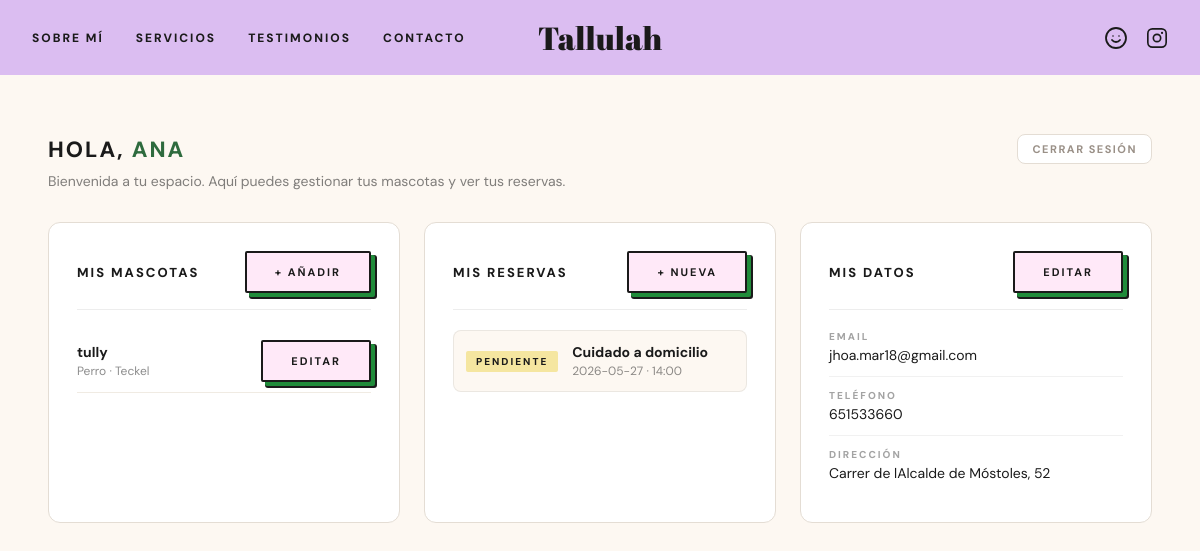
/pages/dashboard.php (signed in), run on the app's committed database.
### tables this page shows
CREATE TABLE clientes (
    cli_id        INTEGER PRIMARY KEY AUTOINCREMENT,
    usu_id        INTEGER NOT NULL UNIQUE,
    cli_nombre    TEXT    NOT NULL,
    cli_apellidos TEXT    NOT NULL,
    cli_telefono  TEXT,
    cli_direccion TEXT,
    cli_lat       REAL,
    cli_lng       REAL,
    FOREIGN KEY (usu_id) REFERENCES usuarios(usu_id)
);

CREATE TABLE mascotas (
    mas_id      INTEGER PRIMARY KEY AUTOINCREMENT,
    cli_id      INTEGER NOT NULL,
    mas_nombre  TEXT    NOT NULL,
    mas_especie TEXT    NOT NULL DEFAULT 'perro',
    mas_raza    TEXT,
    mas_edad    INTEGER,
    mas_notas   TEXT,
    FOREIGN KEY (cli_id) REFERENCES clientes(cli_id)
);

CREATE TABLE reservas (
    res_id      INTEGER PRIMARY KEY AUTOINCREMENT,
    cli_id      INTEGER NOT NULL,
    mas_id      INTEGER NOT NULL,
    ser_id      INTEGER NOT NULL,
    res_fecha   TEXT    NOT NULL,
    res_hora    TEXT    NOT NULL,
    res_estado  TEXT    NOT NULL DEFAULT 'pendiente',
    res_notas   TEXT,
    res_creado  TEXT    NOT NULL DEFAULT (datetime('now')),
    FOREIGN KEY (cli_id) REFERENCES clientes(cli_id),
    FOREIGN KEY (mas_id) REFERENCES mascotas(mas_id),
    FOREIGN KEY (ser_id) REFERENCES servicios(ser_id)
);

CREATE TABLE servicios (
    ser_id          INTEGER PRIMARY KEY AUTOINCREMENT,
    ser_nombre      TEXT    NOT NULL,
    ser_descripcion TEXT,
    ser_duracion    INTEGER NOT NULL DEFAULT 60,
    ser_activo      INTEGER NOT NULL DEFAULT 1
);

CREATE TABLE usuarios (
    usu_id       INTEGER PRIMARY KEY AUTOINCREMENT,
    usu_email    TEXT    NOT NULL UNIQUE,
    usu_password TEXT    NOT NULL,
    usu_rol      TEXT    NOT NULL DEFAULT 'cliente',
    usu_creado   TEXT    NOT NULL DEFAULT (datetime('now'))
);

### pages/dashboard.php (the view, shortened to what this page needs)
<?php
$css_pagina     = 'dashboard.css';
include('../includes/header.php');
require_once('../database/database.php');
$stmt = $db->prepare('SELECT c.*, u.usu_email
                      FROM clientes c
                      JOIN usuarios u ON c.usu_id = u.usu_id
                      WHERE c.usu_id = :usu_id');
$stmt->bindValue(':usu_id', $_SESSION['usu_id'], SQLITE3_INTEGER);
$cliente = $stmt->execute()->fetchArray(SQLITE3_ASSOC);
$stmt = $db->prepare('SELECT * FROM mascotas WHERE cli_id = :cli_id ORDER BY mas_nombre');
$stmt->bindValue(':cli_id', $cliente['cli_id'], SQLITE3_INTEGER);
$res_mas  = $stmt->execute();
$mascotas = [];
while ($m = $res_mas->fetchArray(SQLITE3_ASSOC)) {
    $mascotas[] = $m;
}
$stmt = $db->prepare('SELECT r.*, s.ser_nombre
                      FROM reservas r
                      JOIN servicios s ON r.ser_id = s.ser_id
                      WHERE r.cli_id = :cli_id
                      ORDER BY r.res_fecha DESC');
$stmt->bindValue(':cli_id', $cliente['cli_id'], SQLITE3_INTEGER);
$res_rsv  = $stmt->execute();
$reservas = [];
while ($r = $res_rsv->fetchArray(SQLITE3_ASSOC)) {
    $reservas[] = $r;
}
?>
<main class="dashboard-main">
    <div class="dashboard-hero">
        <div class="dashboard-hero-inner">
            <h1>Hola, <em><?= htmlspecialchars($cliente['cli_nombre']) ?></em></h1>
            <p>Bienvenida a tu espacio. Aquí puedes gestionar tus mascotas y ver tus reservas.</p>
        </div>
        <a href="/tallulah/pages/logout.php" class="dash-logout-btn">Cerrar sesión</a>
    </div>
    <div class="dashboard-grid">
        <section class="dash-card">
            <div class="dash-card-header">
                <h2>Mis mascotas</h2>
                <a href="/tallulah/pages/mascota-nueva.php" class="btn-hg">+ Añadir</a>
            </div>
            <?php if (empty($mascotas)): ?>
                <p class="dash-empty">Todavía no tienes mascotas registradas.</p>
            <?php else: ?>
                <div class="mascotas-list">
                    <?php foreach ($mascotas as $m): ?>
                        <div class="mascota-item">
                            <div class="mascota-info">
                                <strong><?= htmlspecialchars($m['mas_nombre']) ?></strong>
                                <span><?= htmlspecialchars($m['mas_especie']) ?>
                                    <?= $m['mas_raza'] ? '· ' . htmlspecialchars($m['mas_raza']) : '' ?>
                                </span>
                            </div>
                            <button class="btn-hg btn-editar-mascota"
                                    onclick="toggleEditMascota(<?= $m['mas_id'] ?>)">
                                Editar
                            </button>
                        </div>
                    <?php endforeach; ?>
                </div>
            <?php endif; ?>
        </section>
        <section class="dash-card">
            <div class="dash-card-header">
                <h2>Mis reservas</h2>
                <a href="/tallulah/pages/reservar.php" class="btn-hg">+ Nueva</a>
            </div>
            <?php if (empty($reservas)): ?>
                <p class="dash-empty">Todavía no tienes reservas.</p>
            <?php else: ?>
                <div class="reservas-list">
                    <?php foreach ($reservas as $r): ?>
                        <div class="reserva-item">
                            <div class="reserva-estado estado-<?= $r['res_estado'] ?>">
                                <?= htmlspecialchars($r['res_estado']) ?>
                            </div>
                            <div class="reserva-info">
                                <strong><?= htmlspecialchars($r['ser_nombre']) ?></strong>
                                <span><?= htmlspecialchars($r['res_fecha']) ?> · <?= htmlspecialchars($r['res_hora']) ?></span>
                            </div>
                        </div>
                    <?php endforeach; ?>
                </div>
            <?php endif; ?>
        </section>
        <section class="dash-card">
            <div class="dash-card-header">
                <h2>Mis datos</h2>
                <a href="/tallulah/pages/perfil.php" class="btn-hg">Editar</a>
            </div>
            <div class="datos-list">
                <div class="dato-item">
                    <span class="dato-label">Email</span>
                    <span><?= htmlspecialchars($cliente['usu_email']) ?></span>
                </div>
                <div class="dato-item">
                    <span class="dato-label">Teléfono</span>
                    <span><?= $cliente['cli_telefono'] ? htmlspecialchars($cliente['cli_telefono']) : '—' ?></span>
                </div>
                <div class="dato-item">
                    <span class="dato-label">Dirección</span>
                    <span><?= $cliente['cli_direccion'] ? htmlspecialchars($cliente['cli_direccion']) : '—' ?></span>
                </div>
            </div>
        </section>
    </div>
</main>

### includes/header.php (shortened to what this page needs)
<!DOCTYPE html>
<html lang="es">
<head>
    <link rel="stylesheet" href="/tallulah/css/style.css">
    <?php if (isset($css_pagina)): ?>
        <link rel="stylesheet" href="/tallulah/css/<?= htmlspecialchars($css_pagina) ?>">
    <?php endif; ?>
</head>
<body>
<nav>
    <ul class="nav-links">
        <li><a href="/tallulah/index.php#sobre-mi">Sobre mí</a></li>
        <li>
            <a href="/tallulah/index.php#servicios">Servicios</a>
        </li>
        <li><a href="/tallulah/index.php#testimonios">Testimonios</a></li>
        <li><a href="/tallulah/pages/contacto.php">Contacto</a></li>
    </ul>
    <a href="/tallulah/index.php" class="nav-logo">Tallulah</a>
    <div class="nav-right">
        <div class="lang-selector">
            <button class="lang-btn" title="Idioma">
            </button>
        </div>
        <div class="nav-icon-wrap">
            <a href="https://instagram.com" target="_blank" title="Instagram">
                <svg width="22" height="22" viewBox="0 0 24 24" fill="none" stroke="currentColor" stroke-width="1.8" stroke-linecap="round" stroke-linejoin="round">
                    <rect x="2" y="2" width="20" height="20" rx="5"/>
                    <circle cx="12" cy="12" r="4"/>
                    <circle cx="17.5" cy="6.5" r="1.2" fill="currentColor" stroke="none"/>
                </svg>
            </a>
        </div>
    </div>
</nav>

### css/style.css (style rules this page uses)
*, *::before, *::after { margin: 0; padding: 0; box-sizing: border-box; }
html { scroll-behavior: smooth; }
body { background: #FDF8F2; color: #1A1A1A; font-family: 'DM Sans', sans-serif; cursor: none; overflow-x: hidden; }
a { text-decoration: none; color: inherit; }
ul { list-style: none; }
nav { position: sticky; top: 0; z-index: 200; background: #dbbdf1; padding: 0 32px; height: 75px; display: flex; align-items: center; justify-content: space-between; }
.nav-links { display: flex; align-items: center; gap: 32px; }
.nav-links > li { position: relative; }
.nav-links > li > a { color: #1A1A1A; font-size: 12px; font-weight: 800; letter-spacing: 2px; text-transform: uppercase; display: block; padding: 4px 0; transition: color .2s; }
.nav-logo { font-family: 'Abril Fatface', serif; font-size: 32px; color: #1A1A1A; position: absolute; left: 50%; transform: translateX(-50%); transition: color .2s; }
.nav-right { display: flex; align-items: center; gap: 16px; }
.nav-icon-wrap { position: relative; display: flex; align-items: center; }
.nav-icon-wrap a { color: #1A1A1A; display: flex; align-items: center; transition: color .2s; }
.lang-selector { position: relative; display: flex; align-items: center; }
.lang-btn { background: none; border: none; cursor: none; display: flex; align-items: center; padding: 2px; color: #1A1A1A; transition: color .2s; }
.btn-hg { background: #ffe9f8; color: #1A1A1A; border: 2px solid #1A1A1A; padding: 12px 28px; font-family: 'DM Sans', sans-serif; font-size: 11px; font-weight: 700; letter-spacing: 2px; text-transform: uppercase; cursor: none; text-decoration: none; display: inline-flex; align-items: center; border-radius: 2px; box-shadow: 4px 4px 0 #208B3A, 5px 5px 0 1px #1A1A1A; transition: background .2s, box-shadow .15s, transform .15s; }

### data on the page
clientes: cli_nombre "ANA", usu.usu_email "jhoa.mar18@gmail.com", cli_telefono "651533660", cli_direccion "Carrer de lAlcalde de Móstoles, 52"
mascotas: mas_nombre "tully", mas_especie "Perro", mas_raza "Teckel"
reservas: res_estado "PENDIENTE", ser.ser_nombre "Cuidado a domicilio", res_fecha "2026-05-27", res_hora "14:00"
